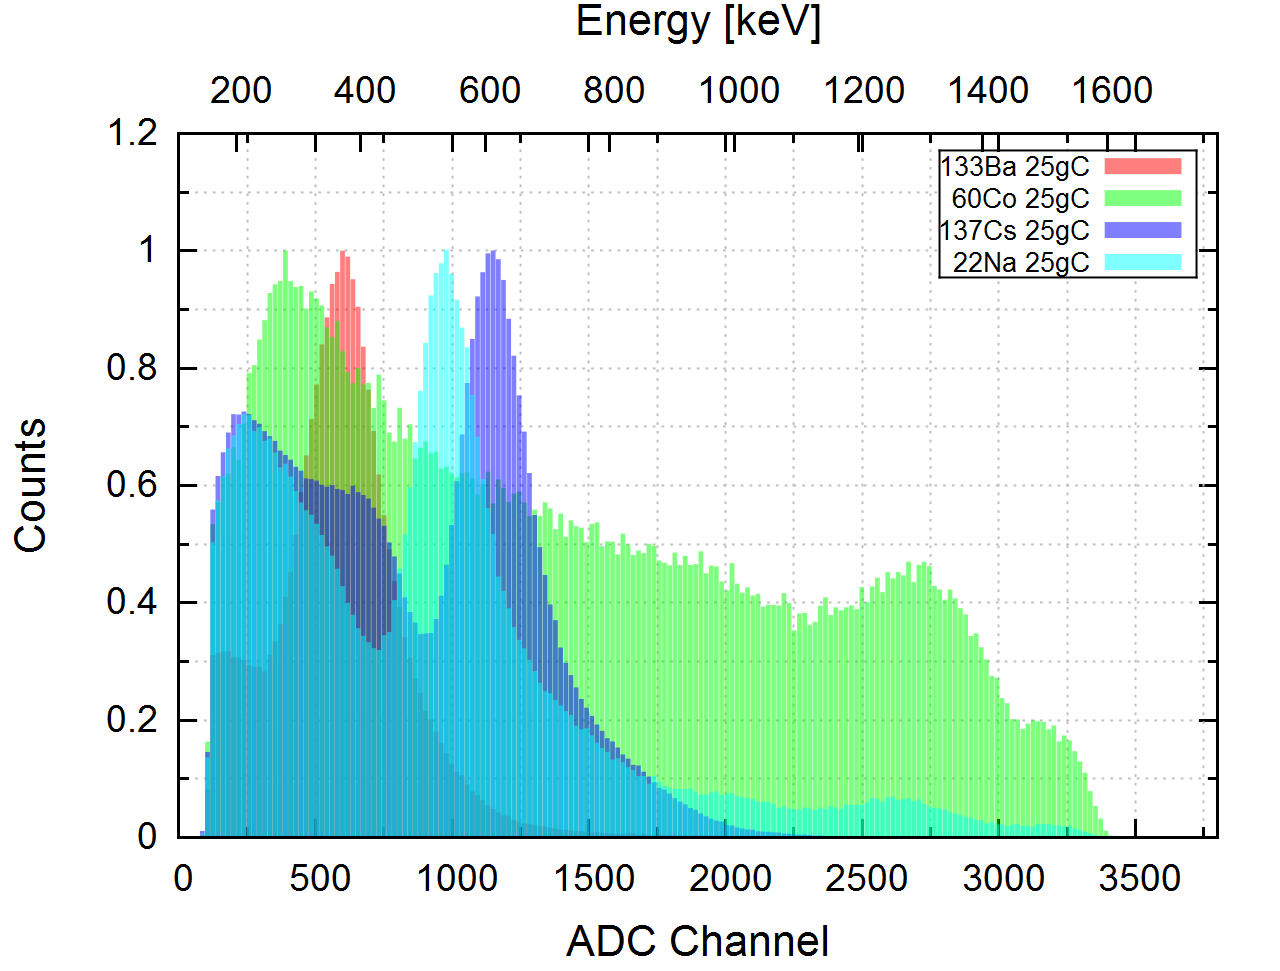

Write gnuplot code to recreate this figure.
# use with gnuplot

#set title "Single SiPM"

set terminal wxt size 1280,1024 enhanced font "Arial, 28"
set termoptions enhanced

set style line 101 lc "black" lt 1 lw 3 pt 9 ps 3 pi 2

set border front ls 101

set xlabel "ADC Channel" offset 0 font "Arial, 32"
set x2label "Energy [keV]"
set ylabel "Counts" offset 0 font "Arial, 32"

#set key outside
set key right top box lw 2
set key font ",20"

#set ytics 100
#set mytics 2
#set xtics 5
#set mxtics 2

set grid lc "grey" lw 2
#set grid mxtics
#set grid mytics

set style line 1 lc "red" 
set style line 2 lc "orange" 
set style line 3 lc "yellow" 
set style line 4 lc "green" 
set style line 5 lc "cyan" 
set style line 6 lc "blue" 
set style line 7 lc "#00008b" 

eichung(x)=0.439336*x+107.465

set xrange [0:3800]
set x2range [eichung(0):eichung(3800)]
set x2tics

n=410
max=8191
min=0
width=(max-min)/n
hist(x,width)=width*floor(x/width)+width/2.0
set boxwidth width*0.9

set style fill transparent solid 0.5 noborder

norm_ba=21424
norm_co=1982
norm_cs=29562
norm_na=8980 


plot \
	"ba25gC_1.txt" using (hist($0,width)):($1/norm_ba) smooth freq w boxes ls 1 title "133Ba 25gC", \
	"co25gC_2.txt" using (hist($0,width)):($1/norm_co) smooth freq w boxes ls 4 title "60Co 25gC", \
	"cs25gC_1.txt" using (hist($0,width)):($1/norm_cs) smooth freq w boxes ls 6 title "137Cs 25gC", \
	"na25gC_1.txt" using (hist($0,width)):($1/norm_na) smooth freq w boxes ls 5 title "22Na 25gC", \
	
	
	
	
	
	
	
	
	
	
